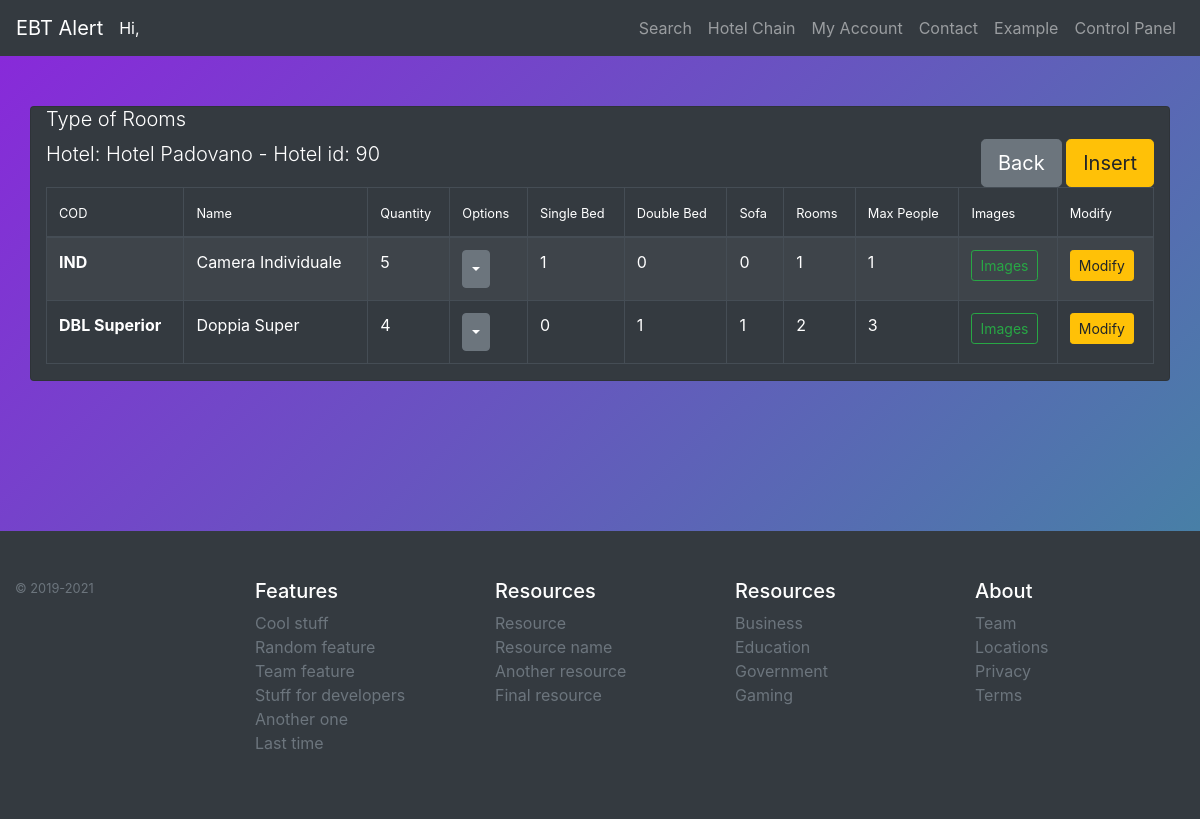
The page /siteSRC/index.php?controlpanel&rooms=90 (signed in) on the database its author committed.
### tables this page shows
CREATE TABLE IF NOT EXISTS `hotel` (
  `id` int(11) NOT NULL AUTO_INCREMENT,
  `name` char(75) NOT NULL,
  `location` int(11) NOT NULL,
  `hotelchain` int(11) NOT NULL,
  `img` char(75) DEFAULT NULL,
  `descr` varchar(500) DEFAULT NULL,
  PRIMARY KEY (`id`),
  KEY `hotel_ibfk_1` (`hotelchain`),
  KEY `location` (`location`)
);

CREATE TABLE IF NOT EXISTS `room_type` (
  `hotel` int(11) NOT NULL,
  `id` int(11) NOT NULL AUTO_INCREMENT,
  `cod` char(75) DEFAULT NULL,
  `nameBea` char(75) DEFAULT NULL,
  `bedSingle` int(11) NOT NULL DEFAULT '0',
  `bedDouble` int(11) NOT NULL DEFAULT '0',
  `sofa` int(11) NOT NULL DEFAULT '0',
  `room` int(11) NOT NULL DEFAULT '1',
  `quantity` int(11) NOT NULL DEFAULT '1',
  PRIMARY KEY (`id`),
  KEY `hotel` (`hotel`)
);

### siteSRC/core/Database.php (called while the page is built, shortened)
<?php
class Database
{
    private $servername = "localhost";
    private $username = "root";
    private $password = "";
    private $dbname = "my_andreibobirica";
    private $conn = null;
    public function connect()
    {
        $this->conn = new mysqli($this->servername, $this->username, $this->password, $this->dbname);
    }
    public function query($str)
    {
        if (isset($str) && !empty($str)) {
            $result = $this->conn->query($str);
            return $result;
        }
    }
}

### siteSRC/comp/controlpanel/rooms.php (the view, shortened to what this page needs)
<?php
    $db = new Database();
    $query = "SELECT * FROM hotel WHERE hotel.id =".$_GET["rooms"];
    $result = $db->query($query);
    if ($result->num_rows == 1) {
        $hotel = $result->fetch_assoc();
    }
    $query = "SELECT * FROM room_type WHERE room_type.hotel =$_GET[rooms]";
    $result = $db->query($query);
    $roomTypes = array();
    if ($result->num_rows > 0) {
        while($row = $result->fetch_assoc()){
            array_push($roomTypes,$row);
        }
    }
    $roomsDetail=array();
    foreach($roomTypes as $room){
        $query = "SELECT * FROM room_detail WHERE room_detail.room =$room[id]";
        $result = $db->query($query);
        if ($result->num_rows == 1) {
            $roomDetail = $result->fetch_assoc();
            if($roomDetail["ac"]==1){$ac='<i class="fa fa-check-circle" aria-hidden="true"></i>';}else{
                $ac='<i class="fa fa-times fa-1x" aria-hidden="true"></i>';}
            if($roomDetail["privatebath"]==1){$privatebath='<i class="fa fa-check-circle" aria-hidden="true"></i>';}else{
                $privatebath='<i class="fa fa-times fa-1x" aria-hidden="true"></i>';}
            if($roomDetail["tv"]==1){$tv='<i class="fa fa-check-circle" aria-hidden="true"></i>';}else{
                $tv='<i class="fa fa-times fa-1x" aria-hidden="true"></i>';}
            if($roomDetail["tecaffe"]==1){$tecaffe='<i class="fa fa-check-circle" aria-hidden="true"></i>';}else{
                $tecaffe='<i class="fa fa-times fa-1x" aria-hidden="true"></i>';}
            if($roomDetail["minibar"]==1){$minibar='<i class="fa fa-check-circle" aria-hidden="true"></i>';}else{
                $minibar='<i class="fa fa-times fa-1x" aria-hidden="true"></i>';}
            if($roomDetail["safe"]==1){$safe='<i class="fa fa-check-circle" aria-hidden="true"></i>';}else{
                $safe='<i class="fa fa-times fa-1x" aria-hidden="true"></i>';}
            if($roomDetail["tel"]==1){$tel='<i class="fa fa-check-circle" aria-hidden="true"></i>';}else{
                $tel='<i class="fa fa-times fa-1x" aria-hidden="true"></i>';}
            array_push($roomsDetail,array("ac"=>$ac,"privatebath"=>$privatebath,"tv"=>$tv,"tecaffe"=>$tecaffe,"minibar"=>$minibar,"safe"=>$safe,"tel"=>$tel));
        }
    }
?>
<div class="panel container">
    <div class="row">
        <div class="card bg-dark text-white col-lg-12">
            <div class="row">
                <div class="col">
                    <h1 class="lead">Type of Rooms </h1>
                    <span class='lead'>Hotel: <?php echo $hotel['name'];?> - </span>
                    <span class='lead'>Hotel id: <?php echo $hotel['id'];?></span>
                    <div class="pull-right">
                    <a type="button" href="./index.php?controlpanel&hotel=<?php echo $_GET["rooms"];?>" class="btn btn-secondary btn-lg"> Back </a>
                    <a type="button" href="index.php?controlpanel&InsRoom&h=<?php echo $_GET["rooms"];?>" class="btn btn-warning btn-lg">Insert</a>
                    </div>
                </div>
            </div>
            <table class="table table-striped table-bordered table-dark">
            <thead>
                <tr>
                    <th scope="col"><small>COD</small></th>
                    <th scope="col"><small>Name</small></th>
                    <th scope="col"><small>Quantity</small></th>
                    <th scope="col"><small>Options</small></th>
                    <th scope="col"><small>Single Bed</small></th>
                    <th scope="col"><small>Double Bed</small></th>
                    <th scope="col"><small>Sofa</small></th>
                    <th scope="col"><small>Rooms</small></th>
                    <th scope="col"><small>Max People</small></th>
                    <th scope="col"><small>Images</small></th>
                    <th scope="col"><small>Modify</small></th>
                </tr>
            </thead>
            <tbody>
                <?php
                $i=0;
                foreach ($roomTypes as $value) {
                    $people = $value["bedSingle"]+2*($value["bedDouble"])+$value["sofa"];
                    print("<tr>
                    <th scope='row'>$value[cod]</th>
                    <td>$value[nameBea]</td>
                    <td>$value[quantity]</td>
                    <td id='noClick'>
                        <button class='btn btn-secondary  dropdown-toggle dropdown-toggle-split' type='button' id='dropdownMenuButton' data-toggle='dropdown' aria-haspopup='true' aria-expanded='false'>
                        </button>
                        <div class='dropdown-menu bg-dark' aria-labelledby='dropdownMenuButton'>
                            <table  class='table table-bordered table-dark'>
                                <tr><td>AC</td><td>".$roomsDetail[$i]['ac']."</td><td></td><td>Priv.Bath</td><td>".$roomsDetail[$i]['privatebath']."</td></tr>
                                <tr><td>TV</td><td>".$roomsDetail[$i]['tv']."</td><td></td><td>The-Caffe</td><td>".$roomsDetail[$i]['tecaffe']."</td></tr>
                                <tr><td>Safe</td><td>".$roomsDetail[$i]['safe']."</td><td></td><td>Phone</td><td>".$roomsDetail[$i]['tel']."</td></tr>
                            </table>
                        </div>
                    </td>
                    <td>$value[bedSingle]</td>
                    <td>$value[bedDouble]</td>
                    <td>$value[sofa]</td>
                    <td>$value[room]</td>
                    <td>$people</td>
                    <td><a href='./index.php?controlpanel&roomImage=$value[id]&h=$_GET[rooms]' type='button' class='btn btn-outline-success btn-sm'>Images</button></td>
                    <td><a href='./index.php?controlpanel&ModRoom=$value[id]&h=$_GET[rooms]' type='button' class='btn btn-warning btn-sm'>Modify</a></td>
                    </tr>");
                    $i=$i+1;
                }
                ?>
            </tbody>
            </table>
        </div>
    </div>
</div>

### siteSRC/css/style.css (style rules this page uses)
body { margin: 0; width: 100%; height: 100vh; background: linear-gradient(-45deg, #600f9e, #391e91, #24af8a, #8a27db ); background-size: 400% 400%; -webkit-animation: gradientBG 10s ease infinite; animation: gradientBG 10s ease infinite; }

### rows shown on the page
hotel: name "Hotel Padovano", id "90"
room_type: cod "IND", nameBea "Camera Individuale", quantity "5", bedSingle "1", bedDouble "0", sofa "0", room "1"
room_type: cod "DBL Superior", nameBea "Doppia Super", quantity "4", bedSingle "0", bedDouble "1", sofa "1", room "2", people "3"
